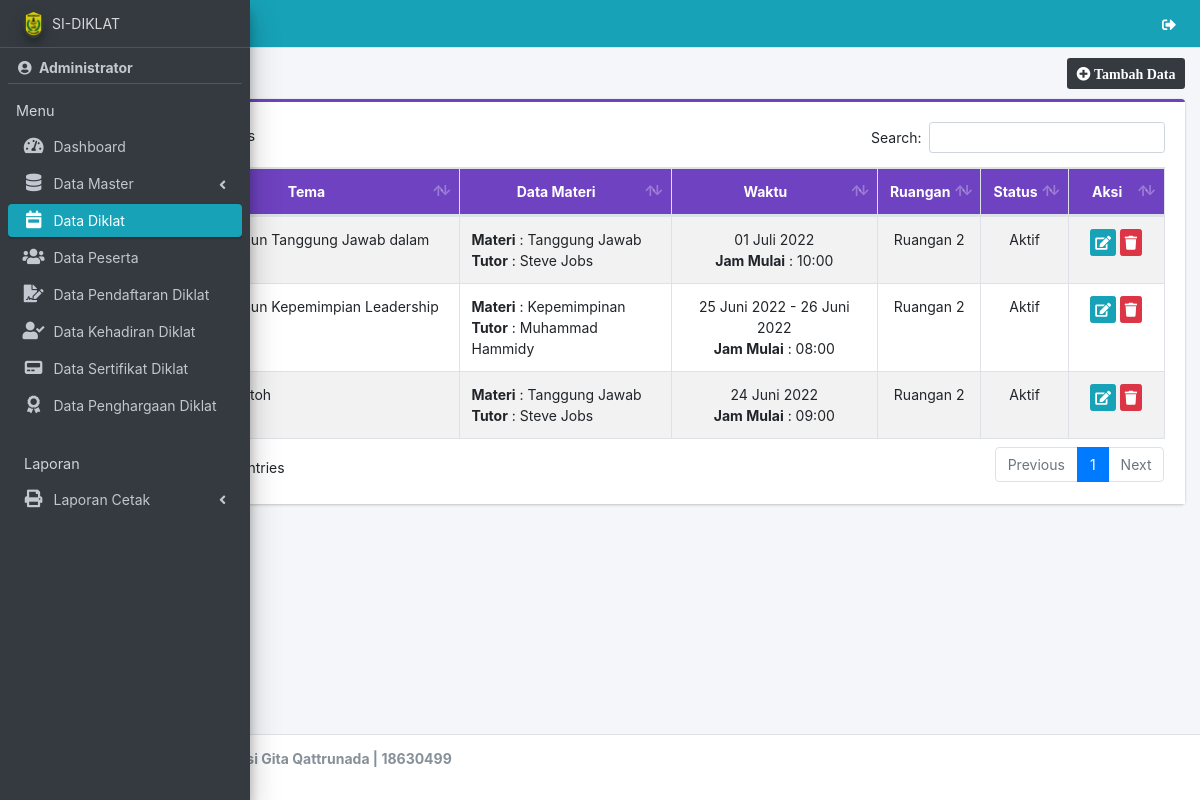
The page /admin/diklat/index.php (signed in) on the database as committed earlier.
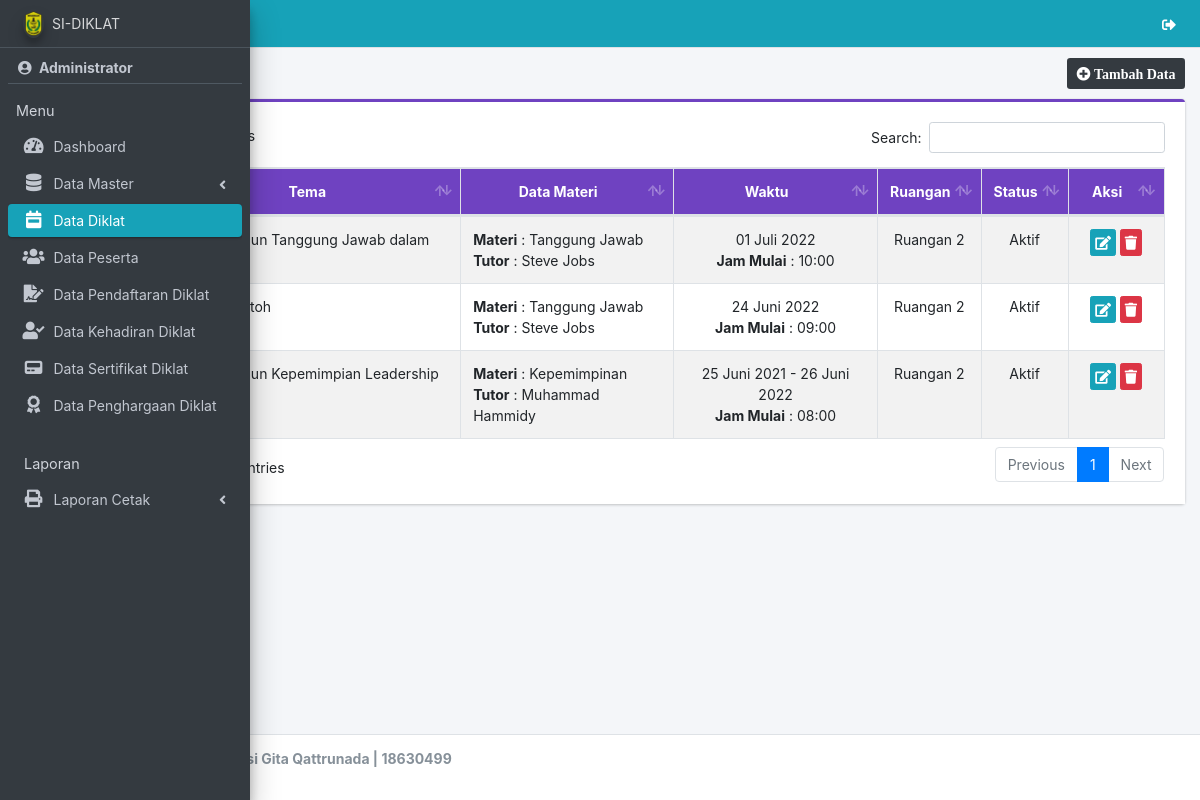
The same page on the database as committed later.
### tables this page shows
CREATE TABLE `diklat` (
  `id_diklat` int(11) NOT NULL,
  `tema` varchar(100) NOT NULL,
  `id_materi` int(11) NOT NULL,
  `id_tutor` int(11) NOT NULL,
  `tgl_mulai` date NOT NULL,
  `tgl_selesai` date NOT NULL,
  `jam_mulai` varchar(10) NOT NULL,
  `id_ruangan` int(11) NOT NULL,
  `sts` char(1) NOT NULL
);

CREATE TABLE `materi` (
  `id_materi` int(11) NOT NULL,
  `nm_materi` varchar(50) NOT NULL
);

CREATE TABLE `tutor` (
  `id_tutor` int(11) NOT NULL,
  `nm_tutor` varchar(50) NOT NULL,
  `pendidikan` varchar(30) NOT NULL,
  `jabatan` varchar(50) NOT NULL,
  `hp_tutor` varchar(20) NOT NULL,
  `email_tutor` varchar(50) NOT NULL,
  `domisili` varchar(50) NOT NULL
);

CREATE TABLE `ruangan` (
  `id_ruangan` int(11) NOT NULL,
  `nm_ruangan` varchar(50) NOT NULL
);

### app/config.php (called while the page is built, shortened)
<?php
function tgl($tanggal)
{
  $bulan = array(
    1 =>   'Januari',
    'Februari',
    'Maret',
    'April',
    'Mei',
    'Juni',
    'Juli',
    'Agustus',
    'September',
    'Oktober',
    'November',
    'Desember'
  );
  $pecahkan = explode('-', $tanggal);
  return $pecahkan[2] . ' ' . $bulan[(int) $pecahkan[1]] . ' ' . $pecahkan[0];
}

### admin/diklat/index.php (the view, shortened to what the changed rows need)
<?php
require '../../app/config.php';
include_once '../../template/header.php';
?>
<div class="content-wrapper">
    <section class="content">
        <div class="container-fluid">
            <div class="row">
                <div class="col-md-12">
                    <div class="card card-purple card-outline">
                        <div class="card-body" style="background-color: white;">
                            <div class="table-responsive">
                                <table id="example1" class="table table-bordered table-striped dataTable">
                                    <thead class="bg-purple">
                                        <tr align="center">
                                            <th>No</th>
                                            <th>Tema</th>
                                            <th>Data Materi</th>
                                            <th>Waktu</th>
                                            <th>Ruangan</th>
                                            <th>Status</th>
                                            <th>Aksi</th>
                                        </tr>
                                    </thead>
                                    <tbody>
                                        <?php
                                        $no = 1;
                                        $data = $con->query("SELECT * FROM diklat a JOIN materi b ON a.id_materi = b.id_materi JOIN tutor c ON a.id_tutor = c.id_tutor JOIN ruangan d ON a.id_ruangan = d.id_ruangan ORDER BY tgl_mulai DESC");
                                        while ($row = $data->fetch_array()) {
                                        ?>
                                            <tr>
                                                <td align="center" width="5%"><?= $no++ ?></td>
                                                <td><?= $row['tema'] ?></td>
                                                <td>
                                                    <b>Materi</b> : <?= $row['nm_materi'] ?><br>
                                                    <b>Tutor</b> : <?= $row['nm_tutor'] ?>
                                                </td>
                                                <td align="center">
                                                    <?php if ($row['tgl_mulai'] == $row['tgl_selesai']) { ?>
                                                        <?= tgl($row['tgl_mulai']) ?>
                                                    <?php } else { ?>
                                                        <?= tgl($row['tgl_mulai']) . ' - ' . tgl($row['tgl_selesai']) ?>
                                                    <?php } ?>
                                                    <br>
                                                    <b>Jam Mulai</b> : <?= $row['jam_mulai'] ?>
                                                </td>
                                                <td align="center"><?= $row['nm_ruangan'] ?></td>
                                                <td align="center">
                                                    <?php if ($row['sts'] == 1) {
                                                        echo 'Aktif';
                                                    } else {
                                                        echo 'Non Aktif';
                                                    } ?>
                                                </td>
                                                <td align="center" width="9%">
                                                    <a href="edit?id=<?= $row[0] ?>" class="btn btn-info btn-xs" title="Edit"><i class="fa fa-edit"></i></a>
                                                    <a href="hapus?id=<?= $row[0] ?>" class="btn btn-danger btn-xs alert-hapus" title="Hapus"><i class="fa fa-trash"></i> </a>
                                                </td>
                                            </tr>
                                        <?php } ?>
                                    </tbody>
                                </table>
                            </div>
                        </div>
                    </div>
                </div>
            </div>
        </div>
    </section>
</div>
<?php
include_once '../../template/footer.php';
?>

Rows that differ between the two databases and show on the page:
shown differently, row unchanged: diklat "24 Juni 2022": moves up the list
changed diklat "Membangun Kepemimpian Leadership": tgl_mulai "25 Juni 2022" → "25 Juni 2021"
